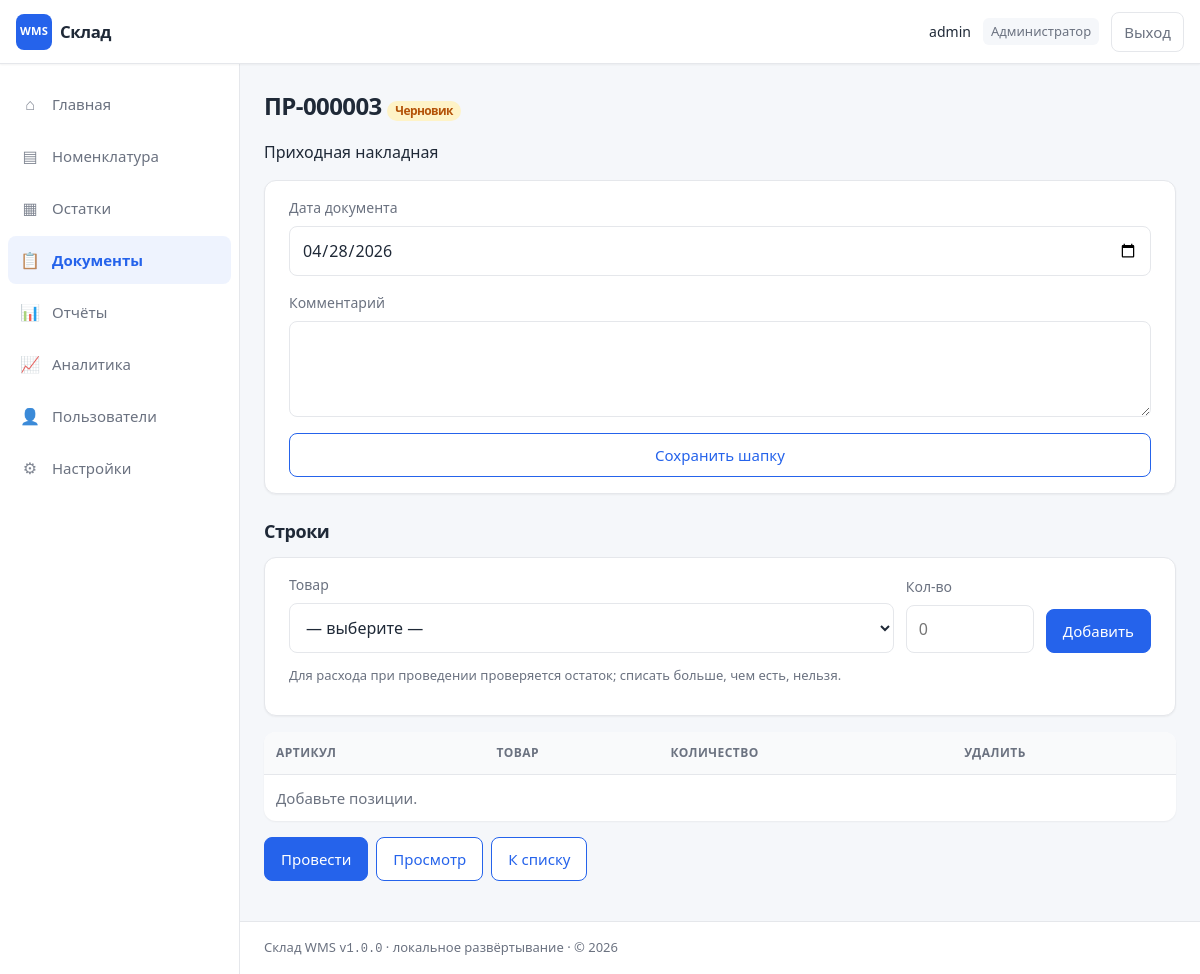
/documents/5/edit (signed in), run on the app's committed database.
### models.py (models this page shows, shortened)
class User(UserMixin, db.Model):
    __tablename__ = "users"
    id = db.Column(db.Integer, primary_key=True)
    username = db.Column(db.String(80), unique=True, nullable=False, index=True)
    password_hash = db.Column(db.String(256), nullable=False)
    role = db.Column(db.String(20), nullable=False, default="keeper")
    is_active = db.Column(db.Boolean, nullable=False, default=True)
    created_at = db.Column(db.DateTime, default=datetime.utcnow)
    documents = db.relationship("Document", backref="author", lazy="dynamic")

class Document(db.Model):
    __tablename__ = "documents"
    id = db.Column(db.Integer, primary_key=True)
    doc_type = db.Column(db.String(16), nullable=False)
    number = db.Column(db.String(32), unique=True, nullable=False, index=True)
    doc_date = db.Column(db.Date, nullable=False)
    status = db.Column(db.String(16), nullable=False, default="draft")
    notes = db.Column(db.Text, nullable=False, default="")
    user_id = db.Column(db.Integer, db.ForeignKey("users.id"), nullable=False)
    created_at = db.Column(db.DateTime, default=datetime.utcnow)
    updated_at = db.Column(db.DateTime, default=datetime.utcnow, onupdate=datetime.utcnow)
    lines = db.relationship(
        "DocumentLine",
        backref="document",
        lazy="selectin",
        cascade="all, delete-orphan",
        order_by="DocumentLine.id",
    )

### app.py (the view, shortened to what this page needs)
@app.route("/documents/<int:did>/edit", methods=["GET", "POST"])
@document_edit_roles
def documents_edit(did):
    doc = Document.query.options(joinedload(Document.lines).joinedload(DocumentLine.product)).get_or_404(did)
    if doc.status != "draft":
        flash("Редактировать можно только черновик.", "warning")
        return redirect(url_for("documents_view", did=doc.id))
    products = Product.query.order_by(Product.name).all()
    product_balances = {p.id: current_balance(p.id) for p in products}
    return render_template(
        "documents/edit.html",
        document=doc,
        products=products,
        product_balances=product_balances,
        role_labels=ROLE_LABELS,
    )

### app.py (called while the page is built)
@login_manager.user_loader
def load_user(user_id):
    return db.session.get(User, int(user_id))

def roles_required(*allowed):
    def decorator(f):
        @wraps(f)
        def wrapped(*args, **kwargs):
            if not current_user.is_authenticated:
                return login_manager.unauthorized()
            if current_user.role not in allowed:
                flash("Недостаточно прав для этого раздела.", "error")
                return redirect(url_for("dashboard"))
            return f(*args, **kwargs)
        return wrapped
    return decorator

def current_balance(product_id: int) -> Decimal:
    q = (
        db.session.query(func.coalesce(func.sum(StockLedger.quantity_signed), 0))
        .filter(StockLedger.product_id == product_id)
        .scalar()
    )
    return Decimal(q or 0)

@app.context_processor
def inject_globals():
    return {
        "ROLE_LABELS": ROLE_LABELS,
        "today_iso": date.today().isoformat(),
        "wms_version": "1.0.0",
        "now_year": date.today().year,
    }

### templates/documents/edit.html (shortened to what this page needs)
{% extends "base.html" %}
{% block content %}
<h1>{{ document.number }} <span class="badge badge-draft">Черновик</span></h1>
<p>{{ 'Приходная' if document.doc_type == 'incoming' else 'Расходная' }} накладная</p>
<form method="post" class="card form-grid" style="max-width:none;margin-bottom:1rem;">
  <label class="field">
    Дата документа
    <input type="date" name="doc_date" required value="{{ document.doc_date.isoformat() }}">
  </label>
  <label class="field">
    Комментарий
    <textarea name="notes" rows="2">{{ document.notes }}</textarea>
  </label>
  <button type="submit" class="btn btn-secondary">Сохранить шапку</button>
</form>
<h2>Строки</h2>
<div class="card">
  <form method="post" action="{{ url_for('documents_line_add', did=document.id) }}" class="form-grid" style="max-width:none;display:grid;grid-template-columns:1fr 8rem auto;align-items:end;gap:0.75rem;">
    <label class="field">
      Товар
      <select name="product_id" required>
        <option value="">— выберите —</option>
      </select>
    </label>
    <label class="field">
      Кол-во
      <input type="text" name="quantity" inputmode="decimal" required placeholder="0">
    </label>
    <button type="submit" class="btn btn-primary">Добавить</button>
  </form>
  <p class="hint">Для расхода при проведении проверяется остаток; списать больше, чем есть, нельзя.</p>
</div>
<div class="table-wrap card" style="padding:0;margin-top:1rem;border:none;">
  <table class="data-table" id="tbl-lines">
    <thead>
      <tr>
        <th data-sort="str">Артикул</th>
        <th data-sort="str">Товар</th>
        <th data-sort="num">Количество</th>
        <th data-sort="none" class="no-print">Удалить</th>
      </tr>
    </thead>
    <tbody>
      {% for line in document.lines %}
      <tr>
        <td>{{ line.product.sku }}</td>
        <td>{{ line.product.name }}</td>
        <td>{{ line.quantity }}</td>
        <td class="no-print">
          <form method="post" action="{{ url_for('documents_line_delete', did=document.id, lid=line.id) }}" onsubmit="return confirm('Удалить строку?');">
            <button type="submit" class="btn btn-danger">✕</button>
          </form>
        </td>
      </tr>
      {% else %}
      <tr><td colspan="4" class="empty">Добавьте позиции.</td></tr>
      {% endfor %}
    </tbody>
  </table>
</div>
<div class="toolbar no-print" style="margin-top:1rem;">
  <form method="post" action="{{ url_for('documents_post', did=document.id) }}" style="display:inline;" onsubmit="return confirm('Провести документ? Остатки изменятся.');">
    <button type="submit" class="btn btn-primary">Провести</button>
  </form>
  <a class="btn btn-secondary" href="{{ url_for('documents_view', did=document.id) }}">Просмотр</a>
  <a class="btn btn-secondary" href="{{ url_for('documents_list') }}">К списку</a>
</div>
{% endblock %}

### templates/base.html (shortened to what this page needs)
<!DOCTYPE html>
<html lang="ru">
<head>
  <link rel="stylesheet" href="{{ url_for('static', filename='style.css') }}">
</head>
<body>
  {% if current_user.is_authenticated %}
  <div class="wms-layout">
    <header class="wms-layout__header wms-header">
      <a class="wms-header__brand" href="{{ url_for('dashboard') }}">
        <span class="wms-header__logo" aria-hidden="true">WMS</span>
        <span class="wms-header__title">Склад</span>
      </a>
      <div class="wms-header__user no-print">
        <span class="wms-header__user-name">{{ current_user.username }}</span>
        <span class="wms-header__user-role">{{ ROLE_LABELS.get(current_user.role, current_user.role) }}</span>
        <a class="btn btn-secondary" href="{{ url_for('logout') }}">Выход</a>
      </div>
    </header>
    <div class="wms-layout__body">
      <aside class="wms-sidebar no-print" data-nav-main aria-label="Разделы">
        <nav class="wms-sidebar__nav">
          {% set ep = request.endpoint or '' %}
          <a href="{{ url_for('dashboard') }}" class="wms-sidebar__link {{ 'wms-sidebar__link--active is-active' if ep == 'dashboard' else '' }}">
            <span class="wms-sidebar__icon" aria-hidden="true">⌂</span> Главная
          </a>
          <a href="{{ url_for('products_list') }}" class="wms-sidebar__link {{ 'wms-sidebar__link--active is-active' if ep and ep.startswith('products') else '' }}">
            <span class="wms-sidebar__icon" aria-hidden="true">▤</span> Номенклатура
          </a>
          <a href="{{ url_for('stock_view') }}" class="wms-sidebar__link {{ 'wms-sidebar__link--active is-active' if ep in ('stock_view', 'stock_history') else '' }}">
            <span class="wms-sidebar__icon" aria-hidden="true">▦</span> Остатки
          </a>
          {% if current_user.role in ('admin', 'keeper') %}
          <a href="{{ url_for('documents_list') }}" class="wms-sidebar__link {{ 'wms-sidebar__link--active is-active' if ep and ep.startswith('documents') else '' }}">
            <span class="wms-sidebar__icon" aria-hidden="true">📋</span> Документы
          </a>
          {% else %}
          <a href="{{ url_for('documents_list') }}" class="wms-sidebar__link {{ 'wms-sidebar__link--active is-active' if ep == 'documents_list' or ep == 'documents_view' else '' }}">
            <span class="wms-sidebar__icon" aria-hidden="true">📋</span> Документы
          </a>
          {% endif %}
          <a href="{{ url_for('report_index') }}" class="wms-sidebar__link {{ 'wms-sidebar__link--active is-active' if ep and ep.startswith('report') else '' }}">
            <span class="wms-sidebar__icon" aria-hidden="true">📊</span> Отчёты
          </a>
          <a href="{{ url_for('analytics') }}" class="wms-sidebar__link {{ 'wms-sidebar__link--active is-active' if ep == 'analytics' else '' }}">
            <span class="wms-sidebar__icon" aria-hidden="true">📈</span> Аналитика
          </a>
          {% if current_user.role == 'admin' %}
          <a href="{{ url_for('users_list') }}" class="wms-sidebar__link {{ 'wms-sidebar__link--active is-active' if ep and ep.startswith('users') else '' }}">
            <span class="wms-sidebar__icon" aria-hidden="true">👤</span> Пользователи
          </a>
          <a href="{{ url_for('settings') }}" class="wms-sidebar__link {{ 'wms-sidebar__link--active is-active' if ep == 'settings' or ep == 'backup_db' else '' }}">
            <span class="wms-sidebar__icon" aria-hidden="true">⚙</span> Настройки
          </a>
          {% endif %}
        </nav>
      </aside>
      <div class="wms-layout__content">
        <main class="wms-main">
  {% endif %}
          {% block content %}{% endblock %}
  {% if current_user.is_authenticated %}
        </main>
        <footer class="wms-footer no-print">
          <p>Склад WMS <span class="wms-footer__ver">v{{ wms_version }}</span> · локальное развёртывание · © {{ now_year }}</p>
        </footer>
      </div>
    </div>
  </div>
  {% endif %}
</body>
</html>

### data on the page
User: username "admin", get "Администратор"
Document: number "ПР-000003", doc_type "Приходная", doc_date "04/28/2026"

### other printed values
{{ wms_version }} "1.0.0"
